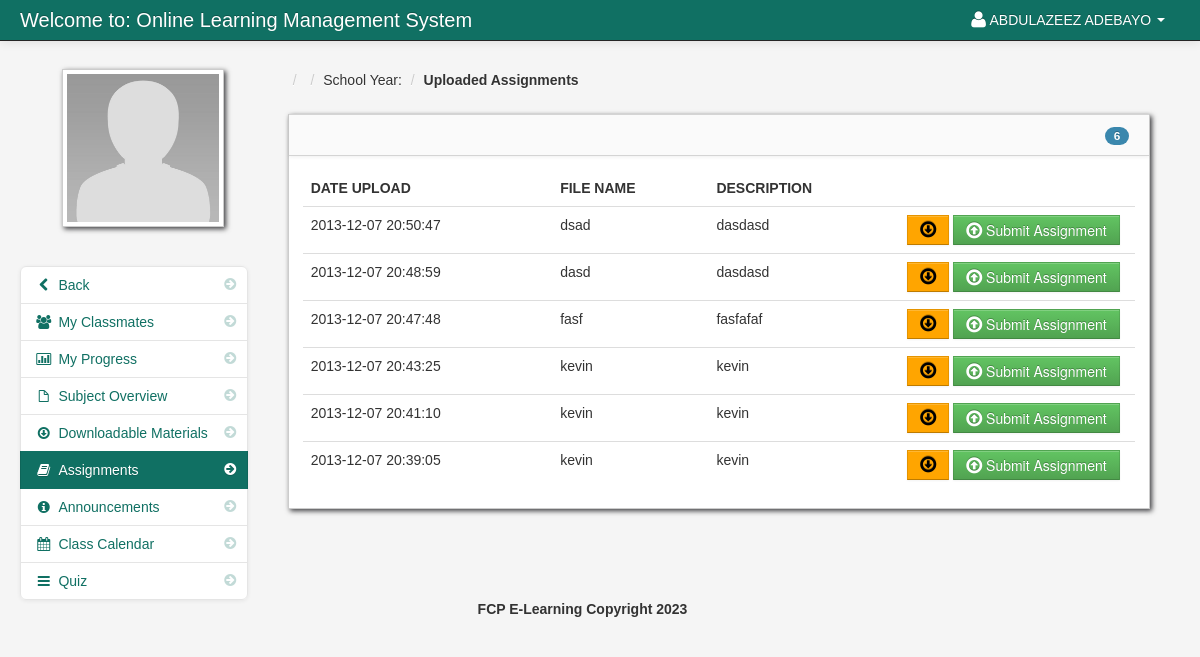
The app's page /assignment_student.php (signed in) with its own data.
### tables this page shows
CREATE TABLE `student` (
  `student_id` int(11) NOT NULL,
  `firstname` varchar(100) NOT NULL,
  `lastname` varchar(100) NOT NULL,
  `class_id` int(11) NOT NULL,
  `username` varchar(100) NOT NULL,
  `password` varchar(100) NOT NULL,
  `location` varchar(100) NOT NULL,
  `status` varchar(100) NOT NULL
);

CREATE TABLE `assignment` (
  `assignment_id` int(11) NOT NULL,
  `floc` varchar(300) NOT NULL,
  `fdatein` varchar(100) NOT NULL,
  `fdesc` varchar(100) NOT NULL,
  `teacher_id` int(11) NOT NULL,
  `class_id` int(11) NOT NULL,
  `fname` varchar(100) NOT NULL
);

### session.php (called while the page is built, shortened)
<?php
$session_id=$_SESSION['id'];
?>

### assignment_student.php (the view, shortened to what this page needs)
<?php include('header_dashboard.php'); ?>
<?php include('session.php'); ?>
<?php $get_id = $_GET['id']; ?>
    <body>
		<?php include('navbar_student.php'); ?>
        <div class="container-fluid">
            <div class="row-fluid">
				<?php include('assignment_link_student.php'); ?>
                <div class="span9" id="content">
                     <div class="row-fluid">
										<?php $class_query = mysqli_query($conn,"select * from teacher_class
										LEFT JOIN class ON class.class_id = teacher_class.class_id
										LEFT JOIN subject ON subject.subject_id = teacher_class.subject_id
										where teacher_class_id = '$get_id'")or die(mysqli_error());
										$class_row = mysqli_fetch_array($class_query);
										?>
					     <ul class="breadcrumb">
							<li><a href="#"><?php echo $class_row['class_name']; ?></a> <span class="divider">/</span></li>
							<li><a href="#"><?php echo $class_row['subject_code']; ?></a> <span class="divider">/</span></li>
							<li><a href="#">School Year: <?php echo $class_row['school_year']; ?></a> <span class="divider">/</span></li>
							<li><a href="#"><b>Uploaded Assignments</b></a></li>
						</ul>
                        <div id="block_bg" class="block">
                            <div class="navbar navbar-inner block-header">
								<?php $query = mysqli_query($conn,"select * FROM assignment where class_id = '$get_id'  order by fdatein DESC")or die(mysqli_error());
									  $count  = mysqli_num_rows($query);
								?>
                                <div id="" class="muted pull-right"><span class="badge badge-info"><?php echo $count; ?></span></div>
                            </div>
                            <div class="block-content collapse in">
                                <div class="span12">
								<?php
									$query = mysqli_query($conn,"select * FROM assignment where class_id = '$get_id'  order by fdatein DESC")or die(mysqli_error());
									$count = mysqli_num_rows($query);
									if ($count == '0'){?>
									<div class="alert alert-info">No Assignment Currently Uploaded</div>
									<?php
									}else{
								?>
  											<table cellpadding="0" cellspacing="0" border="0" class="table" id="">
										<thead>
										        <tr>
												<th>Date Upload</th>
												<th>File Name</th>
												<th>Description</th>
												<th></th>
												</tr>
										</thead>
										<tbody>
                              		<?php
										$query = mysqli_query($conn,"select * FROM assignment where class_id = '$get_id'  order by fdatein DESC")or die(mysqli_error());
										while($row = mysqli_fetch_array($query)){
										$id  = $row['assignment_id'];
										$floc = $row['floc'];
									?>
										<tr>
										 <td><?php echo $row['fdatein']; ?></td>
                                         <td><?php  echo $row['fname']; ?></td>
                                         <td><?php echo $row['fdesc']; ?></td>
                                         <td width="220">
										 <form id="assign" method="post" action="submit_assignment.php<?php echo '?id='.$get_id ?>&<?php echo 'post_id='.$id ?>">
										 <?php
											if ($floc == ""){
											}else{
										 ?>
										  <a data-placement="bottom" title="Download" id="<?php echo $id; ?>download"  class="btn btn-info" href="<?php echo $row['floc']; ?>"><i class="icon-download icon-large"></i></a>
										<?php } ?>
										 <button  data-placement="bottom" title="Submit Assignment" id="<?php echo $id; ?>submit" class="btn btn-success" name="btn_assign"><i class="icon-upload icon-large"></i> Submit Assignment</button>
										 </form>
										 </td>
                                </tr>
						 <?php } ?>
										</tbody>
									</table>
						 <?php } ?>
                                </div>
                            </div>
                        </div>
                    </div>
                </div>
            </div>
		<?php include('footer.php'); ?>
        </div>
		<?php include('script.php'); ?>
    </body>
</html>

### navbar_student.php (shortened to what this page needs)
<div class="navbar navbar-fixed-top navbar-inverse">
        <div class="navbar-inner">
            <div class="container-fluid">
                <a class="brand" href="#">Welcome to: Online Learning Management System</a>
					<div class="nav-collapse collapse">
						<ul class="nav pull-right">
							<?php $query= mysqli_query($conn,"select * from student where student_id = '$session_id'")or die(mysqli_error());
									$row = mysqli_fetch_array($query);
							?>
							<li class="dropdown">
								<a href="#" role="button" class="dropdown-toggle" data-toggle="dropdown"> <i class="icon-user icon-large"></i><?php echo $row['firstname']." ".$row['lastname'];  ?> <i class="caret"></i></a>
							</li>
						</ul>
					</div>
            </div>
        </div>
</div>

### assignment_link_student.php (shortened to what this page needs)
<div class="span3" id="sidebar">
	<img id="avatar" src="admin/<?php echo $row['location']; ?>" class="img-polaroid">
		<ul class="nav nav-list bs-docs-sidenav nav-collapse collapse">
				<li class=""><a href="dashboard_student.php"><i class="icon-chevron-right"></i><i class="icon-chevron-left"></i>&nbsp;Back</a></li>
				<li class=""><a href="my_classmates.php<?php echo '?id='.$get_id; ?>"><i class="icon-chevron-right"></i><i class="icon-group"></i>&nbsp;My Classmates</a></li>
				<li class=""><a href="progress.php<?php echo '?id='.$get_id; ?>"><i class="icon-chevron-right"></i><i class="icon-bar-chart"></i>&nbsp;My Progress</a></li>
				<li class=""><a href="subject_overview_student.php<?php echo '?id='.$get_id; ?>"><i class="icon-chevron-right"></i><i class="icon-file"></i>&nbsp;Subject Overview</a></li>
				<li class=""><a href="downloadable_student.php<?php echo '?id='.$get_id; ?>"><i class="icon-chevron-right"></i><i class="icon-download"></i>&nbsp;Downloadable Materials</a></li>
				<li class="active"><a href="assignment_student.php<?php echo '?id='.$get_id; ?>"><i class="icon-chevron-right"></i><i class="icon-book"></i>&nbsp;Assignments</a></li>
				<li class=""><a href="announcements_student.php<?php echo '?id='.$get_id; ?>"><i class="icon-chevron-right"></i><i class="icon-info-sign"></i>&nbsp;Announcements</a></li>
				<li class=""><a href="class_calendar_student.php<?php echo '?id='.$get_id; ?>"><i class="icon-chevron-right"></i><i class="icon-calendar"></i>&nbsp;Class Calendar</a></li>
				<li class=""><a href="student_quiz_list.php<?php echo '?id='.$get_id; ?>"><i class="icon-chevron-right"></i><i class="icon-reorder"></i>&nbsp;Quiz</a></li>
		</ul>
</div>

### admin/assets/styles.css (style rules this page uses)
body { padding-top: 60px; padding-bottom: 40px; background-color: #f5f5f5; }
#content { margin-left: 0px; }
.breadcrumb { margin: 0 0 0px; padding: 10px 0px; background-color: transparent; }
.block { background: url("../images/pixel-60fff.png") repeat scroll 0 0 rgba(0, 0, 0, 0) !important; border: 1px solid #ccc; background: white; margin: 1em 0em; border-top: none; -webkit-box-shadow: 2px 2px 5px rgba(0, 0, 6, 0.75); -moz-box-shadow: 2px 2px 5px rgba(0, 0, 6, 0.75); box-shadow: 2px 2px 5px rgba(0, 0, 6, 0.75); }
.block-content { margin: 1em; min-height: 0.25em; }
.block-header { margin-bottom: 0px; border-right: none; border-left: none; -webkit-border-radius: 0px; -moz-border-radius: 0px; border-radius: 0px; }
.block-header div { padding-top: 10px; }
.bs-docs-sidenav { max-width: 228px; margin: 30px 0 0; padding: 0; background-color: #fff; -webkit-border-radius: 6px; -moz-border-radius: 6px; border-radius: 6px; -webkit-box-shadow: 0 1px 4px rgba(0, 0, 0, 0.065); -moz-box-shadow: 0 1px 4px rgba(0, 0, 0, 0.065); box-shadow: 0 1px 4px rgba(0, 0, 0, 0.065); }
.bs-docs-sidenav > li > a { display: block; width: 190px \9; margin: 0 0 -1px; padding: 8px 14px; border: 1px solid #e5e5e5; }
.bs-docs-sidenav > li:first-child > a { -webkit-border-radius: 6px 6px 0 0; -moz-border-radius: 6px 6px 0 0; border-radius: 6px 6px 0 0; }
.bs-docs-sidenav > li:last-child > a { -webkit-border-radius: 0 0 6px 6px; -moz-border-radius: 0 0 6px 6px; border-radius: 0 0 6px 6px; }
.bs-docs-sidenav > .active > a { position: relative; z-index: 2; padding: 9px 15px; border: 0; text-shadow: 0 1px 0 rgba(0, 0, 0, 0.15); -webkit-box-shadow: inset 1px 0 0 rgba(0, 0, 0, 0.1), inset -1px 0 0 rgba(0, 0, 0, 0.1); -moz-box-shadow: inset 1px 0 0 rgba(0, 0, 0, 0.1), inset -1px 0 0 rgba(0, 0, 0, 0.1); box-shadow: inset 1px 0 0 rgba(0, 0, 0, 0.1), inset -1px 0 0 rgba(0, 0, 0, 0.1); }
.bs-docs-sidenav .icon-chevron-right { float: right; margin-top: 2px; margin-right: -6px; opacity: 0.25; }
.bs-docs-sidenav .active .icon-chevron-right, .bs-docs-sidenav .active a:hover .icon-chevron-right { opacity: 1; }

### records on screen
student: firstname "ABDULAZEEZ", lastname "ADEBAYO", location (placeholder picture)
assignment: fdatein "2013-12-07 20:50:47", fname "dsad", fdesc "dasdasd"
assignment: fdatein "2013-12-07 20:48:59", fname "dasd", fdesc "dasdasd"
assignment: fdatein "2013-12-07 20:47:48", fname "fasf", fdesc "fasfafaf"
assignment: fdatein "2013-12-07 20:43:25", fname "kevin", fdesc "kevin"
assignment: fdatein "2013-12-07 20:41:10", fname "kevin", fdesc "kevin"
assignment: fdatein "2013-12-07 20:39:05", fname "kevin", fdesc "kevin"

### other values on screen
$count "6"
